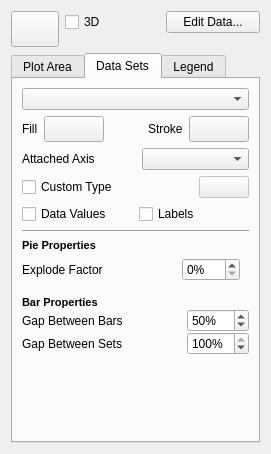
<?xml version="1.0" encoding="UTF-8"?>
<ui version="4.0">
 <author>Johannes Simon</author>
 <class>ChartConfigWidget</class>
 <widget class="QWidget" name="ChartConfigWidget">
  <property name="geometry">
   <rect>
    <x>0</x>
    <y>0</y>
    <width>271</width>
    <height>454</height>
   </rect>
  </property>
  <layout class="QGridLayout" name="gridLayout_1">
   <item row="0" column="1">
    <widget class="QCheckBox" name="threeDLook">
     <property name="text">
      <string>3D</string>
     </property>
    </widget>
   </item>
   <item row="0" column="2">
    <widget class="QPushButton" name="editData">
     <property name="text">
      <string>Edit Data...</string>
     </property>
    </widget>
   </item>
   <item row="2" column="0" colspan="3">
    <widget class="QTabWidget" name="tabWidget">
     <property name="sizePolicy">
      <sizepolicy hsizetype="Expanding" vsizetype="Expanding">
       <horstretch>0</horstretch>
       <verstretch>0</verstretch>
      </sizepolicy>
     </property>
     <property name="currentIndex">
      <number>1</number>
     </property>
     <widget class="QWidget" name="tab">
      <attribute name="title">
       <string>Plot Area</string>
      </attribute>
      <layout class="QGridLayout" name="gridLayout_2">
       <item row="1" column="0" colspan="3">
        <layout class="QHBoxLayout" name="horizontalLayout">
         <item>
          <widget class="QCheckBox" name="showTitle">
           <property name="sizePolicy">
            <sizepolicy hsizetype="Fixed" vsizetype="Fixed">
             <horstretch>0</horstretch>
             <verstretch>0</verstretch>
            </sizepolicy>
           </property>
           <property name="text">
            <string>Title</string>
           </property>
          </widget>
         </item>
         <item>
          <widget class="QCheckBox" name="showSubTitle">
           <property name="sizePolicy">
            <sizepolicy hsizetype="Fixed" vsizetype="Fixed">
             <horstretch>0</horstretch>
             <verstretch>0</verstretch>
            </sizepolicy>
           </property>
           <property name="text">
            <string>Subtitle</string>
           </property>
          </widget>
         </item>
         <item>
          <widget class="QCheckBox" name="showFooter">
           <property name="sizePolicy">
            <sizepolicy hsizetype="Fixed" vsizetype="Fixed">
             <horstretch>0</horstretch>
             <verstretch>0</verstretch>
            </sizepolicy>
           </property>
           <property name="text">
            <string>Footer</string>
           </property>
          </widget>
         </item>
        </layout>
       </item>
       <item row="0" column="0">
        <widget class="QLabel" name="label_4">
         <property name="text">
          <string>&lt;!DOCTYPE HTML PUBLIC &quot;-//W3C//DTD HTML 4.0//EN&quot; &quot;http://www.w3.org/TR/REC-html40/strict.dtd&quot;&gt;
&lt;html&gt;&lt;head&gt;&lt;meta name=&quot;qrichtext&quot; content=&quot;1&quot; /&gt;&lt;style type=&quot;text/css&quot;&gt;
p, li { white-space: pre-wrap; }
&lt;/style&gt;&lt;/head&gt;&lt;body style=&quot; font-family:'Sans Serif'; font-size:10pt; font-weight:400; font-style:normal;&quot;&gt;
&lt;p style=&quot; margin-top:0px; margin-bottom:0px; margin-left:0px; margin-right:0px; -qt-block-indent:0; text-indent:0px; font-size:8pt;&quot;&gt;&lt;span style=&quot; font-weight:600;&quot;&gt;Labels&lt;/span&gt;&lt;/p&gt;&lt;/body&gt;&lt;/html&gt;</string>
         </property>
        </widget>
       </item>
       <item row="2" column="0" colspan="3">
        <widget class="QWidget" name="axisConfiguration" native="true">
         <layout class="QGridLayout" name="gridLayout_3">
          <item row="0" column="0" colspan="3">
           <widget class="Line" name="line_2">
            <property name="orientation">
             <enum>Qt::Horizontal</enum>
            </property>
           </widget>
          </item>
          <item row="1" column="0" colspan="3">
           <widget class="QLabel" name="label_2">
            <property name="text">
             <string>&lt;!DOCTYPE HTML PUBLIC &quot;-//W3C//DTD HTML 4.0//EN&quot; &quot;http://www.w3.org/TR/REC-html40/strict.dtd&quot;&gt;
&lt;html&gt;&lt;head&gt;&lt;meta name=&quot;qrichtext&quot; content=&quot;1&quot; /&gt;&lt;style type=&quot;text/css&quot;&gt;
p, li { white-space: pre-wrap; }
&lt;/style&gt;&lt;/head&gt;&lt;body style=&quot; font-family:'Sans Serif'; font-size:10pt; font-weight:400; font-style:normal;&quot;&gt;
&lt;p style=&quot; margin-top:0px; margin-bottom:0px; margin-left:0px; margin-right:0px; -qt-block-indent:0; text-indent:0px;&quot;&gt;&lt;span style=&quot; font-size:8pt; font-weight:600;&quot;&gt;Axes&lt;/span&gt;&lt;/p&gt;&lt;/body&gt;&lt;/html&gt;</string>
            </property>
           </widget>
          </item>
          <item row="2" column="0">
           <widget class="QComboBox" name="axes"/>
          </item>
          <item row="2" column="1">
           <widget class="QToolButton" name="addAxis">
            <property name="text">
             <string/>
            </property>
           </widget>
          </item>
          <item row="2" column="2">
           <widget class="QToolButton" name="removeAxis">
            <property name="text">
             <string/>
            </property>
           </widget>
          </item>
          <item row="3" column="0" colspan="3">
           <layout class="QHBoxLayout" name="horizontalLayout_5">
            <item>
             <widget class="QCheckBox" name="axisShowTitle">
              <property name="text">
               <string>Label</string>
              </property>
             </widget>
            </item>
            <item>
             <widget class="QLineEdit" name="axisTitle"/>
            </item>
           </layout>
          </item>
          <item row="4" column="0" colspan="3">
           <widget class="QCheckBox" name="axisShowGridLines">
            <property name="text">
             <string>Show Grid Lines</string>
            </property>
           </widget>
          </item>
          <item row="5" column="0" colspan="3">
           <widget class="QPushButton" name="axisScalingButton">
            <property name="text">
             <string>Scaling...</string>
            </property>
           </widget>
          </item>
         </layout>
        </widget>
       </item>
       <item row="8" column="0">
        <spacer>
         <property name="orientation">
          <enum>Qt::Vertical</enum>
         </property>
         <property name="sizeHint" stdset="0">
          <size>
           <width>61</width>
           <height>71</height>
          </size>
         </property>
        </spacer>
       </item>
      </layout>
     </widget>
     <widget class="QWidget" name="tab_2">
      <attribute name="title">
       <string>Data Sets</string>
      </attribute>
      <layout class="QGridLayout" name="gridLayout_5">
       <item row="0" column="0" colspan="3">
        <widget class="QComboBox" name="dataSets">
         <property name="toolTip">
          <string>Select a data set</string>
         </property>
         <property name="statusTip">
          <string/>
         </property>
        </widget>
       </item>
       <item row="5" column="0" colspan="3">
        <layout class="QHBoxLayout" name="horizontalLayout_3">
         <item>
          <widget class="QCheckBox" name="dataSetHasChartType">
           <property name="text">
            <string>Custom Type</string>
           </property>
          </widget>
         </item>
         <item>
          <widget class="QPushButton" name="dataSetChartTypeMenu">
           <property name="enabled">
            <bool>false</bool>
           </property>
           <property name="sizePolicy">
            <sizepolicy hsizetype="Fixed" vsizetype="Fixed">
             <horstretch>0</horstretch>
             <verstretch>0</verstretch>
            </sizepolicy>
           </property>
           <property name="maximumSize">
            <size>
             <width>50</width>
             <height>16777215</height>
            </size>
           </property>
           <property name="styleSheet">
            <string notr="true">text-align:left;</string>
           </property>
           <property name="text">
            <string/>
           </property>
           <property name="autoRepeat">
            <bool>false</bool>
           </property>
          </widget>
         </item>
        </layout>
       </item>
       <item row="9" column="0" colspan="3">
        <widget class="QWidget" name="barProperties" native="true">
         <layout class="QGridLayout" name="gridLayout">
          <property name="margin">
           <number>0</number>
          </property>
          <property name="spacing">
           <number>0</number>
          </property>
          <item row="1" column="0">
           <widget class="QLabel" name="gapBetweenBarsLabel">
            <property name="sizePolicy">
             <sizepolicy hsizetype="Expanding" vsizetype="Preferred">
              <horstretch>0</horstretch>
              <verstretch>0</verstretch>
             </sizepolicy>
            </property>
            <property name="text">
             <string>Gap Between Bars</string>
            </property>
           </widget>
          </item>
          <item row="1" column="1">
           <widget class="QSpinBox" name="gapBetweenBars">
            <property name="sizePolicy">
             <sizepolicy hsizetype="Minimum" vsizetype="Fixed">
              <horstretch>0</horstretch>
              <verstretch>0</verstretch>
             </sizepolicy>
            </property>
            <property name="suffix">
             <string>%</string>
            </property>
            <property name="minimum">
             <number>-100</number>
            </property>
            <property name="maximum">
             <number>100</number>
            </property>
            <property name="value">
             <number>50</number>
            </property>
           </widget>
          </item>
          <item row="2" column="0">
           <widget class="QLabel" name="gapBetweenSetsLabel">
            <property name="sizePolicy">
             <sizepolicy hsizetype="Expanding" vsizetype="Preferred">
              <horstretch>0</horstretch>
              <verstretch>0</verstretch>
             </sizepolicy>
            </property>
            <property name="text">
             <string>Gap Between Sets</string>
            </property>
           </widget>
          </item>
          <item row="2" column="1">
           <widget class="QSpinBox" name="gapBetweenSets">
            <property name="suffix">
             <string>%</string>
            </property>
            <property name="minimum">
             <number>-100</number>
            </property>
            <property name="maximum">
             <number>100</number>
            </property>
            <property name="value">
             <number>100</number>
            </property>
           </widget>
          </item>
          <item row="0" column="0" colspan="2">
           <widget class="QLabel" name="barPropertiesLabel">
            <property name="text">
             <string>&lt;!DOCTYPE HTML PUBLIC &quot;-//W3C//DTD HTML 4.0//EN&quot; &quot;http://www.w3.org/TR/REC-html40/strict.dtd&quot;&gt;
&lt;html&gt;&lt;head&gt;&lt;meta name=&quot;qrichtext&quot; content=&quot;1&quot; /&gt;&lt;style type=&quot;text/css&quot;&gt;
p, li { white-space: pre-wrap; }
&lt;/style&gt;&lt;/head&gt;&lt;body style=&quot; font-family:'Sans Serif'; font-size:10pt; font-weight:400; font-style:normal;&quot;&gt;
&lt;p style=&quot; margin-top:0px; margin-bottom:0px; margin-left:0px; margin-right:0px; -qt-block-indent:0; text-indent:0px;&quot;&gt;&lt;span style=&quot; font-size:8pt; font-weight:600;&quot;&gt;Bar Properties&lt;/span&gt;&lt;/p&gt;&lt;/body&gt;&lt;/html&gt;</string>
            </property>
           </widget>
          </item>
         </layout>
        </widget>
       </item>
       <item row="11" column="0" colspan="3">
        <spacer>
         <property name="orientation">
          <enum>Qt::Vertical</enum>
         </property>
         <property name="sizeHint" stdset="0">
          <size>
           <width>31</width>
           <height>94</height>
          </size>
         </property>
        </spacer>
       </item>
       <item row="7" column="0" colspan="3">
        <widget class="Line" name="propertiesSeparator">
         <property name="orientation">
          <enum>Qt::Horizontal</enum>
         </property>
        </widget>
       </item>
       <item row="6" column="0" colspan="3">
        <layout class="QHBoxLayout" name="horizontalLayout_2">
         <item>
          <widget class="QCheckBox" name="datasetShowValues">
           <property name="text">
            <string>Data Values</string>
           </property>
          </widget>
         </item>
         <item>
          <widget class="QCheckBox" name="dataSetShowLabels">
           <property name="text">
            <string>Labels</string>
           </property>
          </widget>
         </item>
        </layout>
       </item>
       <item row="8" column="0" colspan="3">
        <widget class="QWidget" name="pieProperties" native="true">
         <layout class="QGridLayout" name="gridLayout_4">
          <property name="leftMargin">
           <number>0</number>
          </property>
          <property name="topMargin">
           <number>0</number>
          </property>
          <item row="1" column="1">
           <widget class="QSpinBox" name="pieExplodeFactor">
            <property name="suffix">
             <string>%</string>
            </property>
            <property name="maximum">
             <number>100</number>
            </property>
            <property name="value">
             <number>0</number>
            </property>
           </widget>
          </item>
          <item row="0" column="0" colspan="2">
           <widget class="QLabel" name="label_5">
            <property name="text">
             <string>&lt;!DOCTYPE HTML PUBLIC &quot;-//W3C//DTD HTML 4.0//EN&quot; &quot;http://www.w3.org/TR/REC-html40/strict.dtd&quot;&gt;
&lt;html&gt;&lt;head&gt;&lt;meta name=&quot;qrichtext&quot; content=&quot;1&quot; /&gt;&lt;style type=&quot;text/css&quot;&gt;
p, li { white-space: pre-wrap; }
&lt;/style&gt;&lt;/head&gt;&lt;body style=&quot; font-family:'Sans Serif'; font-size:10pt; font-weight:400; font-style:normal;&quot;&gt;
&lt;p style=&quot; margin-top:0px; margin-bottom:0px; margin-left:0px; margin-right:0px; -qt-block-indent:0; text-indent:0px;&quot;&gt;&lt;span style=&quot; font-size:8pt; font-weight:600;&quot;&gt;Pie Properties&lt;/span&gt;&lt;/p&gt;&lt;/body&gt;&lt;/html&gt;</string>
            </property>
           </widget>
          </item>
          <item row="1" column="0">
           <widget class="QLabel" name="label_6">
            <property name="sizePolicy">
             <sizepolicy hsizetype="Expanding" vsizetype="Preferred">
              <horstretch>0</horstretch>
              <verstretch>0</verstretch>
             </sizepolicy>
            </property>
            <property name="text">
             <string>Explode Factor</string>
            </property>
           </widget>
          </item>
         </layout>
        </widget>
       </item>
       <item row="4" column="2">
        <widget class="QComboBox" name="dataSetAxes">
         <property name="sizePolicy">
          <sizepolicy hsizetype="Expanding" vsizetype="Fixed">
           <horstretch>0</horstretch>
           <verstretch>0</verstretch>
          </sizepolicy>
         </property>
         <property name="sizeAdjustPolicy">
          <enum>QComboBox::AdjustToContentsOnFirstShow</enum>
         </property>
        </widget>
       </item>
       <item row="4" column="0">
        <widget class="QLabel" name="label_3">
         <property name="sizePolicy">
          <sizepolicy hsizetype="MinimumExpanding" vsizetype="Preferred">
           <horstretch>0</horstretch>
           <verstretch>0</verstretch>
          </sizepolicy>
         </property>
         <property name="text">
          <string>Attached Axis</string>
         </property>
        </widget>
       </item>
       <item row="2" column="0" colspan="3">
        <layout class="QHBoxLayout" name="horizontalLayout_7">
         <item>
          <widget class="QLabel" name="datasetColorLabel">
           <property name="enabled">
            <bool>true</bool>
           </property>
           <property name="sizePolicy">
            <sizepolicy hsizetype="MinimumExpanding" vsizetype="Preferred">
             <horstretch>0</horstretch>
             <verstretch>0</verstretch>
            </sizepolicy>
           </property>
           <property name="text">
            <string>Fill</string>
           </property>
          </widget>
         </item>
         <item>
          <widget class="KColorButton" name="datasetBrush">
           <property name="enabled">
            <bool>true</bool>
           </property>
           <property name="sizePolicy">
            <sizepolicy hsizetype="Fixed" vsizetype="Fixed">
             <horstretch>0</horstretch>
             <verstretch>0</verstretch>
            </sizepolicy>
           </property>
           <property name="minimumSize">
            <size>
             <width>60</width>
             <height>26</height>
            </size>
           </property>
           <property name="maximumSize">
            <size>
             <width>64</width>
             <height>26</height>
            </size>
           </property>
          </widget>
         </item>
         <item>
          <spacer name="horizontalSpacer">
           <property name="orientation">
            <enum>Qt::Horizontal</enum>
           </property>
           <property name="sizeHint" stdset="0">
            <size>
             <width>40</width>
             <height>20</height>
            </size>
           </property>
          </spacer>
         </item>
         <item>
          <widget class="QLabel" name="label_7">
           <property name="text">
            <string>Stroke</string>
           </property>
          </widget>
         </item>
         <item>
          <widget class="KColorButton" name="datasetPen">
           <property name="sizePolicy">
            <sizepolicy hsizetype="Fixed" vsizetype="Fixed">
             <horstretch>0</horstretch>
             <verstretch>0</verstretch>
            </sizepolicy>
           </property>
           <property name="minimumSize">
            <size>
             <width>60</width>
             <height>26</height>
            </size>
           </property>
           <property name="maximumSize">
            <size>
             <width>64</width>
             <height>26</height>
            </size>
           </property>
           <property name="text">
            <string/>
           </property>
          </widget>
         </item>
        </layout>
       </item>
      </layout>
     </widget>
     <widget class="QWidget" name="tab_3">
      <attribute name="title">
       <string>Legend</string>
      </attribute>
      <layout class="QGridLayout">
       <item row="0" column="0" colspan="3">
        <widget class="QCheckBox" name="showLegend">
         <property name="text">
          <string>Show Legend</string>
         </property>
         <property name="checked">
          <bool>true</bool>
         </property>
        </widget>
       </item>
       <item row="1" column="0" colspan="4">
        <widget class="Line" name="line">
         <property name="orientation">
          <enum>Qt::Horizontal</enum>
         </property>
        </widget>
       </item>
       <item row="2" column="0">
        <widget class="QLabel" name="label_8">
         <property name="sizePolicy">
          <sizepolicy hsizetype="Fixed" vsizetype="Preferred">
           <horstretch>0</horstretch>
           <verstretch>0</verstretch>
          </sizepolicy>
         </property>
         <property name="text">
          <string>Title</string>
         </property>
        </widget>
       </item>
       <item row="2" column="1" colspan="3">
        <widget class="QLineEdit" name="legendTitle">
         <property name="sizePolicy">
          <sizepolicy hsizetype="Expanding" vsizetype="Fixed">
           <horstretch>0</horstretch>
           <verstretch>0</verstretch>
          </sizepolicy>
         </property>
        </widget>
       </item>
       <item row="3" column="0" colspan="2">
        <widget class="QCheckBox" name="legendShowFrame">
         <property name="text">
          <string>Show Frame</string>
         </property>
        </widget>
       </item>
       <item row="4" column="0" colspan="2">
        <widget class="QLabel" name="label">
         <property name="text">
          <string>Orientation</string>
         </property>
        </widget>
       </item>
       <item row="4" column="2">
        <widget class="QRadioButton" name="legendOrientationIsVertical">
         <property name="text">
          <string>v</string>
         </property>
         <property name="checked">
          <bool>true</bool>
         </property>
        </widget>
       </item>
       <item row="4" column="3">
        <widget class="QRadioButton" name="legendOrientationIsHorizontal">
         <property name="layoutDirection">
          <enum>Qt::LeftToRight</enum>
         </property>
         <property name="text">
          <string>h</string>
         </property>
         <property name="icon">
          <iconset>
           <normaloff>../../../../../.designer/backup</normaloff>../../../../../.designer/backup</iconset>
         </property>
        </widget>
       </item>
       <item row="5" column="0" colspan="2">
        <spacer>
         <property name="orientation">
          <enum>Qt::Vertical</enum>
         </property>
         <property name="sizeHint" stdset="0">
          <size>
           <width>101</width>
           <height>121</height>
          </size>
         </property>
        </spacer>
       </item>
      </layout>
     </widget>
    </widget>
   </item>
   <item row="0" column="0" rowspan="2">
    <widget class="QToolButton" name="chartTypeMenu">
     <property name="sizePolicy">
      <sizepolicy hsizetype="Fixed" vsizetype="Fixed">
       <horstretch>0</horstretch>
       <verstretch>0</verstretch>
      </sizepolicy>
     </property>
     <property name="minimumSize">
      <size>
       <width>48</width>
       <height>36</height>
      </size>
     </property>
     <property name="maximumSize">
      <size>
       <width>48</width>
       <height>36</height>
      </size>
     </property>
     <property name="layoutDirection">
      <enum>Qt::LeftToRight</enum>
     </property>
     <property name="text">
      <string/>
     </property>
     <property name="icon">
      <iconset>
       <normaloff>../../../../../.designer/backup</normaloff>../../../../../.designer/backup</iconset>
     </property>
     <property name="iconSize">
      <size>
       <width>24</width>
       <height>24</height>
      </size>
     </property>
     <property name="popupMode">
      <enum>QToolButton::InstantPopup</enum>
     </property>
    </widget>
   </item>
  </layout>
 </widget>
 <customwidgets>
  <customwidget>
   <class>KColorButton</class>
   <extends>QPushButton</extends>
   <header>kcolorbutton.h</header>
  </customwidget>
 </customwidgets>
 <resources/>
 <connections>
  <connection>
   <sender>dataSetHasChartType</sender>
   <signal>toggled(bool)</signal>
   <receiver>dataSetChartTypeMenu</receiver>
   <slot>setEnabled(bool)</slot>
   <hints>
    <hint type="sourcelabel">
     <x>60</x>
     <y>220</y>
    </hint>
    <hint type="destinationlabel">
     <x>199</x>
     <y>220</y>
    </hint>
   </hints>
  </connection>
 </connections>
</ui>
